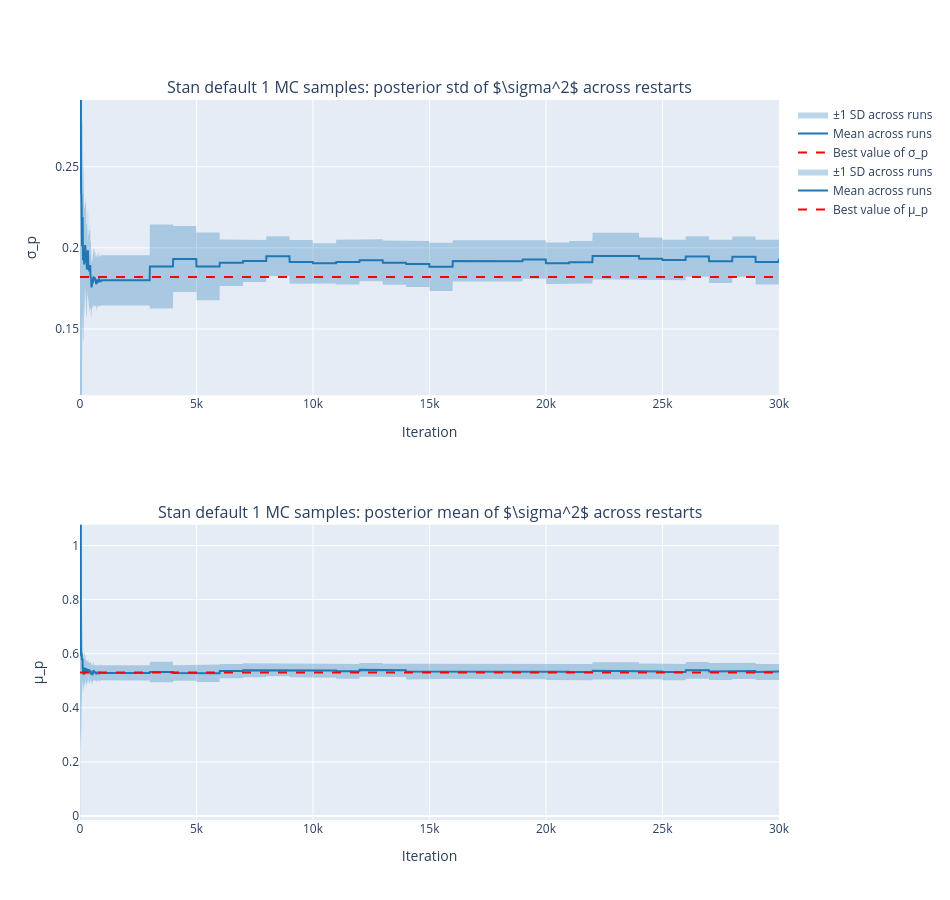
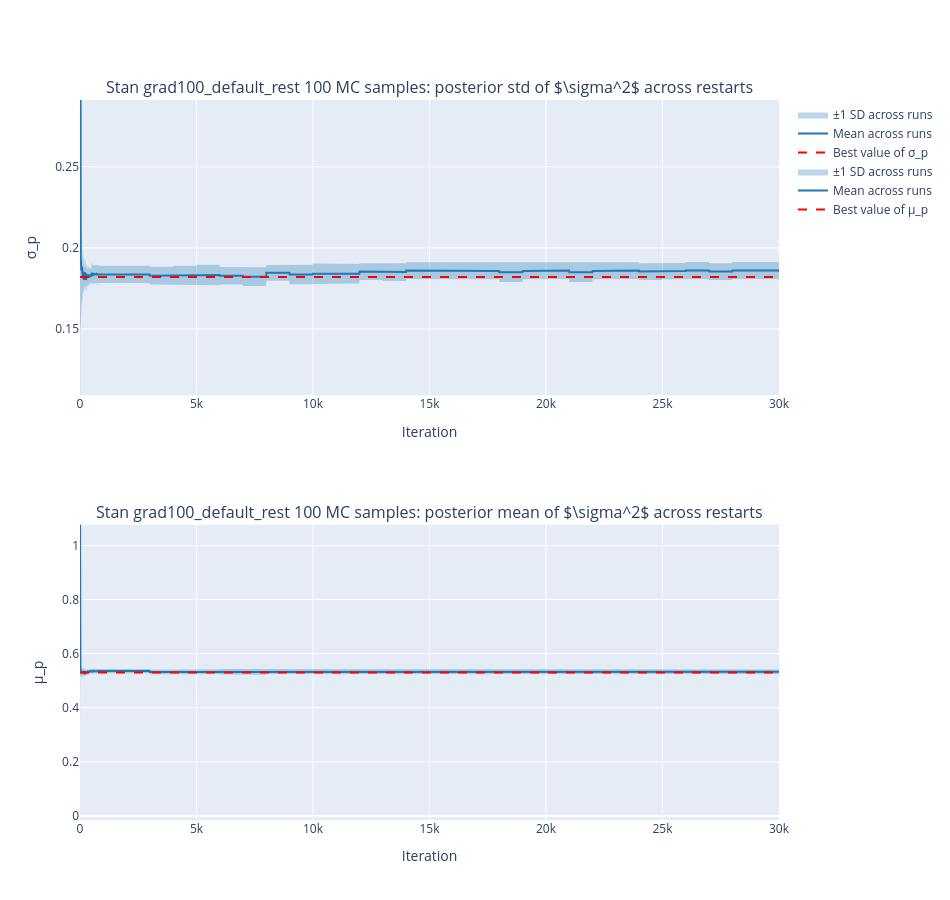
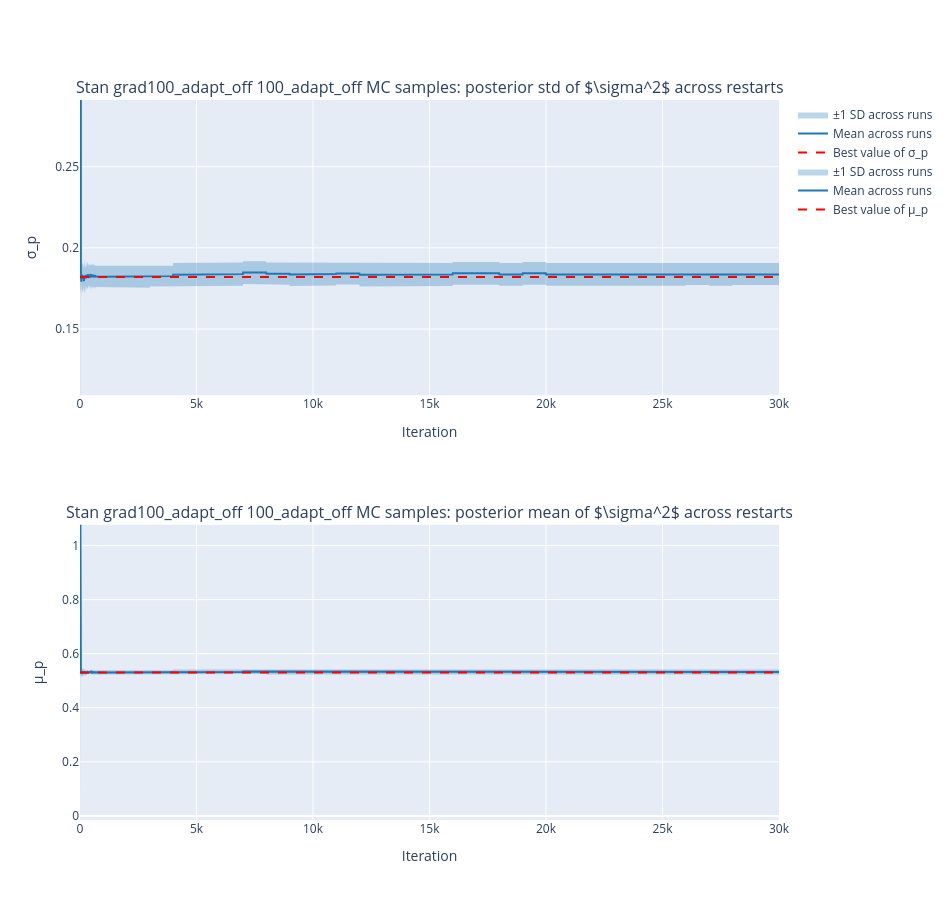
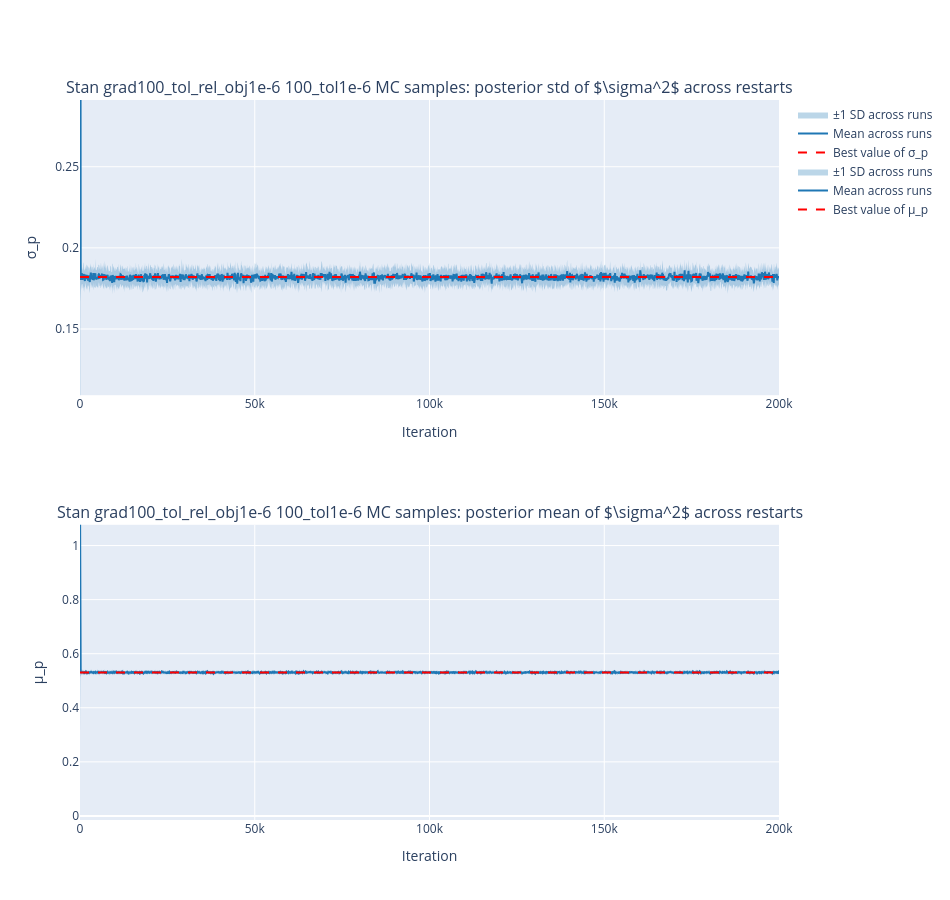

Here is the notebook cell these charts were saved with, in order:
### Code cell
for name, mc_label in zip(stan_result["scenario_names"], stan_result["scenario_mc_labels"]):
    means, stds, scen_iterations = by_scenario[name]
    plot_mean_band_rrs_1d(
        means, stds, best_mu, best_std,
        scen_iterations, r"$\sigma^2$", mc_label, label_prefix=f"Stan {name} ", backend=PLOT_BACKEND
    )


def downsample_and_extend(arr, factor, target_len):
    """Downsample along the last (iteration) axis by `factor`, then hold
    the last value flat out to `target_len` points -- a valid projection
    once a run has converged and stopped changing, used here to compare
    the (short) default run against the (long) tolerance-ablation run on
    the latter's own iteration grid.
    """
    downsampled = arr[..., ::factor]
    n_have = downsampled.shape[-1]
    if n_have < target_len:
        pad = np.repeat(downsampled[..., -1:], target_len - n_have, axis=-1)
        downsampled = np.concatenate([downsampled, pad], axis=-1)
    return downsampled


# non-tolerance comparisons: these three scenarios share the default
# scenario's own iteration grid (all three use the same max_iters/track_every).
for name in ("grad100_default_rest", "grad100_adapt_off"):
    means, stds, scen_iterations = by_scenario[name]
    plot_a_few_trajectories_1d(
        [default_means, default_stds], [means, stds],
        best_mu, best_std, r"$\sigma^2$", label_prefix=f"Stan {name} ", x=default_iterations,
        backend=PLOT_BACKEND,
    )

# tolerance comparison: the tolerance scenario runs 2x longer (and is tracked
# 10x coarser) than the default run, so we downsample the default run's
# trajectory by 10x to match the tolerance scenario's tracking step, then
# project its last (converged) value flat out to match tol_iterations'
# length -- it does not change once converged, so this is a valid stand-in
# for actually rerunning the default scenario over the longer window.
projected_default_means = downsample_and_extend(default_means, 10, len(tol_iterations))
projected_default_stds = downsample_and_extend(default_stds, 10, len(tol_iterations))
plot_a_few_trajectories_1d(
    [projected_default_means, projected_default_stds], [tol_means, tol_stds],
    best_mu, best_std, r"$\sigma^2$", label_prefix="Stan grad100_tol_rel_obj1e-6 ", x=tol_iterations,
    backend=PLOT_BACKEND,
)

projected_default_means_eta = downsample_and_extend(default_means, 10, len(eta_iterations))
projected_default_stds_eta = downsample_and_extend(default_stds, 10, len(eta_iterations))
plot_a_few_trajectories_1d(
    [projected_default_means_eta, projected_default_stds_eta], [eta_means, eta_stds],
    best_mu, best_std, r"$\sigma^2$", label_prefix="Stan grad100_tol_rel_obj1e-6_eta0.01 ", x=eta_iterations,
    backend=PLOT_BACKEND,
)

### Figure 1 — Plotly figure (JSON) as saved in the notebook; plotly's stock layout.template omitted (floating-point values rounded to 4 significant figures; data arrays with more than 128 entries replaced by an {"elided": "..."} marker saying what was removed)
{"data": [{"fill": "toself", "fillcolor": "rgba(31,119,180,0.3)", "hoverinfo": "skip", "line": {"width": 0}, "name": "±1 SD across runs", "showlegend": true, "type": "scatter", "x": {"elided": "6002 int values"}, "xaxis": "x", "y": {"elided": "6002 float values"}, "yaxis": "y"}, {"line": {"color": "#1f77b4", "width": 2}, "mode": "lines", "name": "Mean across runs", "showlegend": true, "type": "scatter", "x": {"elided": "3001 int values"}, "xaxis": "x", "y": {"elided": "3001 float values"}, "yaxis": "y"}, {"line": {"color": "red", "dash": "dash"}, "mode": "lines", "name": "Best value of σ_p", "showlegend": true, "type": "scatter", "x": [null], "xaxis": "x", "y": [null], "yaxis": "y"}, {"fill": "toself", "fillcolor": "rgba(31,119,180,0.3)", "hoverinfo": "skip", "line": {"width": 0}, "name": "±1 SD across runs", "showlegend": true, "type": "scatter", "x": {"elided": "6002 int values"}, "xaxis": "x2", "y": {"elided": "6002 float values"}, "yaxis": "y2"}, {"line": {"color": "#1f77b4", "width": 2}, "mode": "lines", "name": "Mean across runs", "showlegend": true, "type": "scatter", "x": {"elided": "3001 int values"}, "xaxis": "x2", "y": {"elided": "3001 float values"}, "yaxis": "y2"}, {"line": {"color": "red", "dash": "dash"}, "mode": "lines", "name": "Best value of μ_p", "showlegend": true, "type": "scatter", "x": [null], "xaxis": "x2", "y": [null], "yaxis": "y2"}], "layout": {"annotations": [{"font": {"size": 16}, "showarrow": false, "text": "Stan default 1 MC samples: posterior std of $\\sigma^2$ across restarts", "x": 0.5, "xanchor": "center", "xref": "paper", "y": 1.0, "yanchor": "bottom", "yref": "paper"}, {"font": {"size": 16}, "showarrow": false, "text": "Stan default 1 MC samples: posterior mean of $\\sigma^2$ across restarts", "x": 0.5, "xanchor": "center", "xref": "paper", "y": 0.41, "yanchor": "bottom", "yref": "paper"}], "height": 900, "shapes": [{"line": {"color": "red", "dash": "dash"}, "type": "line", "x0": 0, "x1": 1, "xref": "x domain", "y0": 0.182, "y1": 0.182, "yref": "y"}, {"line": {"color": "red", "dash": "dash"}, "type": "line", "x0": 0, "x1": 1, "xref": "x2 domain", "y0": 0.5308, "y1": 0.5308, "yref": "y2"}], "width": 950, "xaxis": {"anchor": "y", "domain": [0.0, 1.0], "title": {"text": "Iteration"}}, "xaxis2": {"anchor": "y2", "domain": [0.0, 1.0], "title": {"text": "Iteration"}}, "yaxis": {"anchor": "x", "domain": [0.59, 1.0], "range": [0.1092, 0.2911], "title": {"text": "σ_p"}}, "yaxis2": {"anchor": "x2", "domain": [0.0, 0.41], "range": [-0.01508, 1.077], "title": {"text": "μ_p"}}}}

### Figure 2 — Plotly figure (JSON) as saved in the notebook; plotly's stock layout.template omitted (floating-point values rounded to 4 significant figures; data arrays with more than 128 entries replaced by an {"elided": "..."} marker saying what was removed)
{"data": [{"fill": "toself", "fillcolor": "rgba(31,119,180,0.3)", "hoverinfo": "skip", "line": {"width": 0}, "name": "±1 SD across runs", "showlegend": true, "type": "scatter", "x": {"elided": "6002 int values"}, "xaxis": "x", "y": {"elided": "6002 float values"}, "yaxis": "y"}, {"line": {"color": "#1f77b4", "width": 2}, "mode": "lines", "name": "Mean across runs", "showlegend": true, "type": "scatter", "x": {"elided": "3001 int values"}, "xaxis": "x", "y": {"elided": "3001 float values"}, "yaxis": "y"}, {"line": {"color": "red", "dash": "dash"}, "mode": "lines", "name": "Best value of σ_p", "showlegend": true, "type": "scatter", "x": [null], "xaxis": "x", "y": [null], "yaxis": "y"}, {"fill": "toself", "fillcolor": "rgba(31,119,180,0.3)", "hoverinfo": "skip", "line": {"width": 0}, "name": "±1 SD across runs", "showlegend": true, "type": "scatter", "x": {"elided": "6002 int values"}, "xaxis": "x2", "y": {"elided": "6002 float values"}, "yaxis": "y2"}, {"line": {"color": "#1f77b4", "width": 2}, "mode": "lines", "name": "Mean across runs", "showlegend": true, "type": "scatter", "x": {"elided": "3001 int values"}, "xaxis": "x2", "y": {"elided": "3001 float values"}, "yaxis": "y2"}, {"line": {"color": "red", "dash": "dash"}, "mode": "lines", "name": "Best value of μ_p", "showlegend": true, "type": "scatter", "x": [null], "xaxis": "x2", "y": [null], "yaxis": "y2"}], "layout": {"annotations": [{"font": {"size": 16}, "showarrow": false, "text": "Stan grad100_default_rest 100 MC samples: posterior std of $\\sigma^2$ across restarts", "x": 0.5, "xanchor": "center", "xref": "paper", "y": 1.0, "yanchor": "bottom", "yref": "paper"}, {"font": {"size": 16}, "showarrow": false, "text": "Stan grad100_default_rest 100 MC samples: posterior mean of $\\sigma^2$ across restarts", "x": 0.5, "xanchor": "center", "xref": "paper", "y": 0.41, "yanchor": "bottom", "yref": "paper"}], "height": 900, "shapes": [{"line": {"color": "red", "dash": "dash"}, "type": "line", "x0": 0, "x1": 1, "xref": "x domain", "y0": 0.182, "y1": 0.182, "yref": "y"}, {"line": {"color": "red", "dash": "dash"}, "type": "line", "x0": 0, "x1": 1, "xref": "x2 domain", "y0": 0.5308, "y1": 0.5308, "yref": "y2"}], "width": 950, "xaxis": {"anchor": "y", "domain": [0.0, 1.0], "title": {"text": "Iteration"}}, "xaxis2": {"anchor": "y2", "domain": [0.0, 1.0], "title": {"text": "Iteration"}}, "yaxis": {"anchor": "x", "domain": [0.59, 1.0], "range": [0.1092, 0.2911], "title": {"text": "σ_p"}}, "yaxis2": {"anchor": "x2", "domain": [0.0, 0.41], "range": [-0.01508, 1.077], "title": {"text": "μ_p"}}}}

### Figure 3 — Plotly figure (JSON) as saved in the notebook; plotly's stock layout.template omitted (floating-point values rounded to 4 significant figures; data arrays with more than 128 entries replaced by an {"elided": "..."} marker saying what was removed)
{"data": [{"fill": "toself", "fillcolor": "rgba(31,119,180,0.3)", "hoverinfo": "skip", "line": {"width": 0}, "name": "±1 SD across runs", "showlegend": true, "type": "scatter", "x": {"elided": "6002 int values"}, "xaxis": "x", "y": {"elided": "6002 float values"}, "yaxis": "y"}, {"line": {"color": "#1f77b4", "width": 2}, "mode": "lines", "name": "Mean across runs", "showlegend": true, "type": "scatter", "x": {"elided": "3001 int values"}, "xaxis": "x", "y": {"elided": "3001 float values"}, "yaxis": "y"}, {"line": {"color": "red", "dash": "dash"}, "mode": "lines", "name": "Best value of σ_p", "showlegend": true, "type": "scatter", "x": [null], "xaxis": "x", "y": [null], "yaxis": "y"}, {"fill": "toself", "fillcolor": "rgba(31,119,180,0.3)", "hoverinfo": "skip", "line": {"width": 0}, "name": "±1 SD across runs", "showlegend": true, "type": "scatter", "x": {"elided": "6002 int values"}, "xaxis": "x2", "y": {"elided": "6002 float values"}, "yaxis": "y2"}, {"line": {"color": "#1f77b4", "width": 2}, "mode": "lines", "name": "Mean across runs", "showlegend": true, "type": "scatter", "x": {"elided": "3001 int values"}, "xaxis": "x2", "y": {"elided": "3001 float values"}, "yaxis": "y2"}, {"line": {"color": "red", "dash": "dash"}, "mode": "lines", "name": "Best value of μ_p", "showlegend": true, "type": "scatter", "x": [null], "xaxis": "x2", "y": [null], "yaxis": "y2"}], "layout": {"annotations": [{"font": {"size": 16}, "showarrow": false, "text": "Stan grad100_adapt_off 100_adapt_off MC samples: posterior std of $\\sigma^2$ across restarts", "x": 0.5, "xanchor": "center", "xref": "paper", "y": 1.0, "yanchor": "bottom", "yref": "paper"}, {"font": {"size": 16}, "showarrow": false, "text": "Stan grad100_adapt_off 100_adapt_off MC samples: posterior mean of $\\sigma^2$ across restarts", "x": 0.5, "xanchor": "center", "xref": "paper", "y": 0.41, "yanchor": "bottom", "yref": "paper"}], "height": 900, "shapes": [{"line": {"color": "red", "dash": "dash"}, "type": "line", "x0": 0, "x1": 1, "xref": "x domain", "y0": 0.182, "y1": 0.182, "yref": "y"}, {"line": {"color": "red", "dash": "dash"}, "type": "line", "x0": 0, "x1": 1, "xref": "x2 domain", "y0": 0.5308, "y1": 0.5308, "yref": "y2"}], "width": 950, "xaxis": {"anchor": "y", "domain": [0.0, 1.0], "title": {"text": "Iteration"}}, "xaxis2": {"anchor": "y2", "domain": [0.0, 1.0], "title": {"text": "Iteration"}}, "yaxis": {"anchor": "x", "domain": [0.59, 1.0], "range": [0.1092, 0.2911], "title": {"text": "σ_p"}}, "yaxis2": {"anchor": "x2", "domain": [0.0, 0.41], "range": [-0.01508, 1.077], "title": {"text": "μ_p"}}}}

### Figure 4 — Plotly figure (JSON) as saved in the notebook; plotly's stock layout.template omitted (floating-point values rounded to 4 significant figures; data arrays with more than 128 entries replaced by an {"elided": "..."} marker saying what was removed)
{"data": [{"fill": "toself", "fillcolor": "rgba(31,119,180,0.3)", "hoverinfo": "skip", "line": {"width": 0}, "name": "±1 SD across runs", "showlegend": true, "type": "scatter", "x": {"elided": "4002 int values"}, "xaxis": "x", "y": {"elided": "4002 float values"}, "yaxis": "y"}, {"line": {"color": "#1f77b4", "width": 2}, "mode": "lines", "name": "Mean across runs", "showlegend": true, "type": "scatter", "x": {"elided": "2001 int values"}, "xaxis": "x", "y": {"elided": "2001 float values"}, "yaxis": "y"}, {"line": {"color": "red", "dash": "dash"}, "mode": "lines", "name": "Best value of σ_p", "showlegend": true, "type": "scatter", "x": [null], "xaxis": "x", "y": [null], "yaxis": "y"}, {"fill": "toself", "fillcolor": "rgba(31,119,180,0.3)", "hoverinfo": "skip", "line": {"width": 0}, "name": "±1 SD across runs", "showlegend": true, "type": "scatter", "x": {"elided": "4002 int values"}, "xaxis": "x2", "y": {"elided": "4002 float values"}, "yaxis": "y2"}, {"line": {"color": "#1f77b4", "width": 2}, "mode": "lines", "name": "Mean across runs", "showlegend": true, "type": "scatter", "x": {"elided": "2001 int values"}, "xaxis": "x2", "y": {"elided": "2001 float values"}, "yaxis": "y2"}, {"line": {"color": "red", "dash": "dash"}, "mode": "lines", "name": "Best value of μ_p", "showlegend": true, "type": "scatter", "x": [null], "xaxis": "x2", "y": [null], "yaxis": "y2"}], "layout": {"annotations": [{"font": {"size": 16}, "showarrow": false, "text": "Stan grad100_tol_rel_obj1e-6 100_tol1e-6 MC samples: posterior std of $\\sigma^2$ across restarts", "x": 0.5, "xanchor": "center", "xref": "paper", "y": 1.0, "yanchor": "bottom", "yref": "paper"}, {"font": {"size": 16}, "showarrow": false, "text": "Stan grad100_tol_rel_obj1e-6 100_tol1e-6 MC samples: posterior mean of $\\sigma^2$ across restarts", "x": 0.5, "xanchor": "center", "xref": "paper", "y": 0.41, "yanchor": "bottom", "yref": "paper"}], "height": 900, "shapes": [{"line": {"color": "red", "dash": "dash"}, "type": "line", "x0": 0, "x1": 1, "xref": "x domain", "y0": 0.182, "y1": 0.182, "yref": "y"}, {"line": {"color": "red", "dash": "dash"}, "type": "line", "x0": 0, "x1": 1, "xref": "x2 domain", "y0": 0.5308, "y1": 0.5308, "yref": "y2"}], "width": 950, "xaxis": {"anchor": "y", "domain": [0.0, 1.0], "title": {"text": "Iteration"}}, "xaxis2": {"anchor": "y2", "domain": [0.0, 1.0], "title": {"text": "Iteration"}}, "yaxis": {"anchor": "x", "domain": [0.59, 1.0], "range": [0.1092, 0.2911], "title": {"text": "σ_p"}}, "yaxis2": {"anchor": "x2", "domain": [0.0, 0.41], "range": [-0.01508, 1.077], "title": {"text": "μ_p"}}}}
